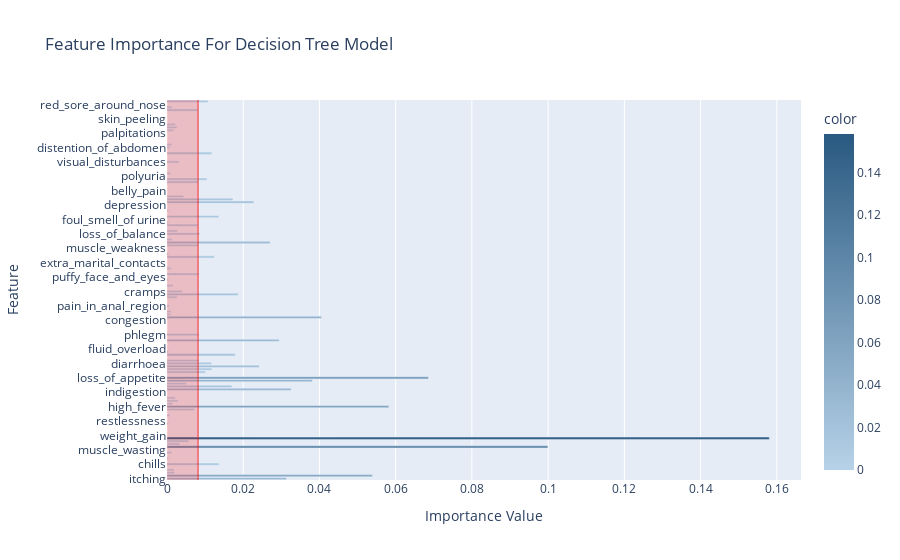

Write notebook code for a chart like this one.
### Markdown cell above
#### Taking all of these into consideration, a minimum threshold for feature importance is set in order to identify features of low importance, and thus can be excluded from the final predictive model.

### Code cell
coefficients = classifierDT.feature_importances_

# set a minimum threshold for feature importance
importance_threshold = np.quantile(coefficients, q = 0.75)
import plotly.express as px

# barplot of feature importance
fig = px.bar(x = coefficients, y = columns, orientation = 'h', color = coefficients, 
             color_continuous_scale = [(0, '#b7d2e8'), (1, '#295981')], labels = {'x': "Importance Value", 'y': "Feature"}, 
             title = "Feature Importance For Decision Tree Model")

# cut off value as the minimum threshold for feature importance
fig.add_vline(x = importance_threshold, line_color = 'red', line_width = 0.8)
fig.add_vrect(x0 = importance_threshold, x1 = 0, line_width = 0, fillcolor = 'red', opacity = 0.2)
fig.show()

### Figure 1 — Plotly figure (JSON) as saved in the notebook; plotly's stock layout.template omitted (floating-point values rounded to 4 significant figures; data arrays with more than 128 entries replaced by an {"elided": "..."} marker saying what was removed)
{"data": [{"alignmentgroup": "True", "hovertemplate": "Importance Value=%{x}<br>Feature=%{y}<br>color=%{marker.color}<extra></extra>", "legendgroup": "", "marker": {"color": {"elided": "132 float values"}, "coloraxis": "coloraxis", "pattern": {"shape": ""}}, "name": "", "offsetgroup": "", "orientation": "h", "showlegend": false, "textposition": "auto", "type": "bar", "x": {"elided": "132 float values"}, "xaxis": "x", "y": {"elided": "132 str values"}, "yaxis": "y"}], "layout": {"barmode": "relative", "coloraxis": {"colorbar": {"title": {"text": "color"}}, "colorscale": [[0, "#b7d2e8"], [1, "#295981"]]}, "legend": {"tracegroupgap": 0}, "shapes": [{"line": {"color": "red", "width": 0.8}, "type": "line", "x0": 0.008153, "x1": 0.008153, "xref": "x", "y0": 0, "y1": 1, "yref": "y domain"}, {"fillcolor": "red", "line": {"width": 0}, "opacity": 0.2, "type": "rect", "x0": 0.008153, "x1": 0, "xref": "x", "y0": 0, "y1": 1, "yref": "y domain"}], "title": {"text": "Feature Importance For Decision Tree Model"}, "xaxis": {"anchor": "y", "domain": [0, 1], "title": {"text": "Importance Value"}}, "yaxis": {"anchor": "x", "domain": [0, 1], "title": {"text": "Feature"}}}}
